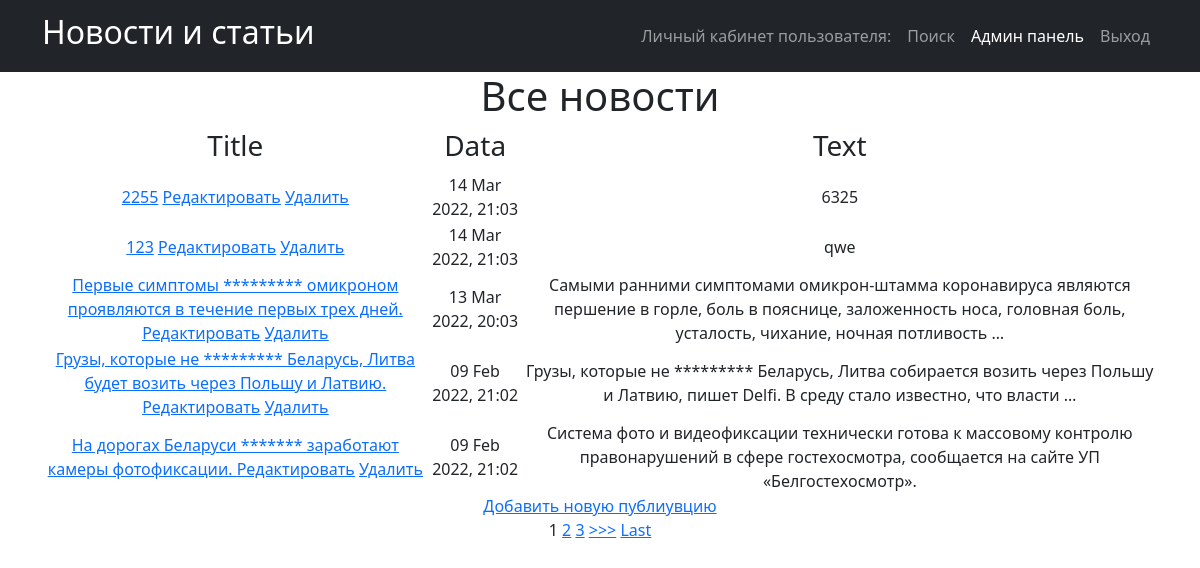
The page /news/ on the database as committed earlier.
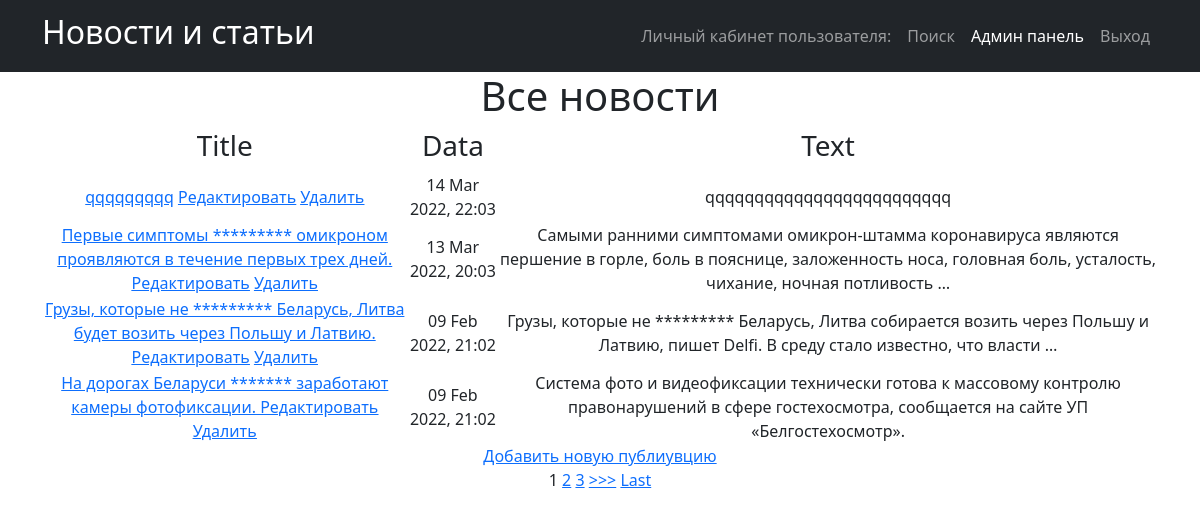
The same page on the database as committed later.
### news_portal/models.py (models this page shows, shortened)
class Post(models.Model):
    PostAuthor = models.ForeignKey(Author, on_delete=models.CASCADE)
    NEWS = 'NW'
    ARTICLE = 'AR'
    CATEGORIES = [
        ('NW', 'Новость'),
        ('AR', 'Статья')
    ]
    categoryType = models.CharField(max_length=2, choices=CATEGORIES)
    pubData = models.DateTimeField('дата добавления', auto_now_add=True)
    postCategory = models.ManyToManyField(Category, through='postCategory')
    postTitle = models.CharField('название публикации', max_length=255)
    postText = models.TextField('текст публикации')
    postRating = models.SmallIntegerField('рейтинг публикации', default=0)

### news_portal/views.py (the view, shortened to what this page needs)
# urls.py: path('', PostList.as_view()),
class PostList(ListView):
    model = Post
    template_name = 'news.html'
    context_object_name = 'news'
    queryset = Post.objects.order_by('-id')
    paginate_by = 1
    form_class = PostForm
    def get_context_data(self, **kwargs):
        context = super().get_context_data(**kwargs)
        context['filter'] = News_filter(self.request.GET, queryset=self.get_queryset())
        return context

### news_portal/templatetags/censor.py (called while the page is built)
@register.filter(name='censor')
def censor(value):
    text = value.split()
    for word in text:
        if word.lower() in CENSOR:
            value = value.replace(word, '*' * len(word))
    return value

### templates/news.html (shortened to what this page needs)
{% extends 'flatpages/default.html' %}
{% load censor %}
{% block content %}
<h1>Все новости</h1>
    {% if news %}
    <table>
        <tr>
            <td>
                <h3>Title</h3>
            </td>
            <td>
                <h3>Data</h3>
            </td>
            <td>
                <h3>Text</h3>
            </td>
            </tr>
            {% for new in filter.qs %}
            <tr>
            <td>
               <a href="{% url 'post_detail' new.id %}">{{ new.postTitle|censor }}</a>
                <a href="{% url 'post_update' new.id %}"><u>Редактировать</u></a>
                  <a href="{% url 'post_delete' new.id %}"><u> Удалить </u></a>
            </td>
            <td>
                {{ new.pubData|date:'d M Y, H:m' }}
            </td>
            <td>
                {{ new.postText|truncatewords:20|censor }}
            </td>
        </tr>
        {% endfor %}
    </table>
<a href="{% url 'post_create' %}">Добавить новую публиувцию</a> <br>
{% if is_paginated %}
    {% for num in page_obj.paginator.page_range %}
        {% if page_obj.number == num %}
            <a>{{ num }}</a>
        {% elif num > page_obj.number|add:'-3' and num < page_obj.number|add:'3' %}
            <a href="?page={{ num }}">{{ num }}</a>
        {% endif %}
    {% endfor %}
    {% if page_obj.has_next %}
        <a href="?page={{ page_obj.next_page_number }}">>>></a>
        <a href="?page={{ page_obj.paginator.num_pages }}">Last</a>
    {% endif %}
{% endif %}
    {% else %}
    <h2> Новостей нет! </h2>
    {% endif%}
{% endblock content %}

Rows that differ between the two databases and show on the page:
removed Post: postTitle|censor "2255", pubData "14 Mar 2022, 21:03", postText|censor "6325"
removed Post: postTitle|censor "123", pubData "14 Mar 2022, 21:03", postText|censor "qwe"
added Post: postTitle|censor "qqqqqqqqq", pubData "14 Mar 2022, 22:03", postText|censor "qqqqqqqqqqqqqqqqqqqqqqqqq"
